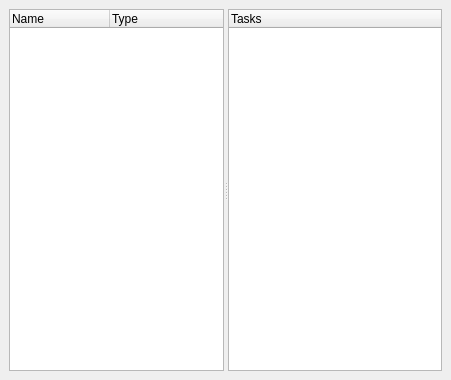
<ui version="4.0" >
 <class>ResourceAssignmentView</class>
 <widget class="QWidget" name="ResourceAssignmentView" >
  <property name="geometry" >
   <rect>
    <x>0</x>
    <y>0</y>
    <width>451</width>
    <height>380</height>
   </rect>
  </property>
  <property name="windowTitle" >
   <string>ResourceAssignmentView</string>
  </property>
  <layout class="QGridLayout" >
   <property name="margin" >
    <number>9</number>
   </property>
   <property name="spacing" >
    <number>6</number>
   </property>
   <item row="0" column="0" >
    <widget class="QSplitter" name="m_splitter" >
     <property name="orientation" >
      <enum>Qt::Horizontal</enum>
     </property>
     <widget class="QTreeWidget" name="m_resList" >
      <column>
       <property name="text" >
        <string>Name</string>
       </property>
      </column>
      <column>
       <property name="text" >
        <string>Type</string>
       </property>
      </column>
     </widget>
     <widget class="QTreeWidget" name="m_taskList" >
      <column>
       <property name="text" >
        <string>Tasks</string>
       </property>
      </column>
     </widget>
    </widget>
   </item>
  </layout>
 </widget>
 <resources/>
 <connections/>
</ui>
